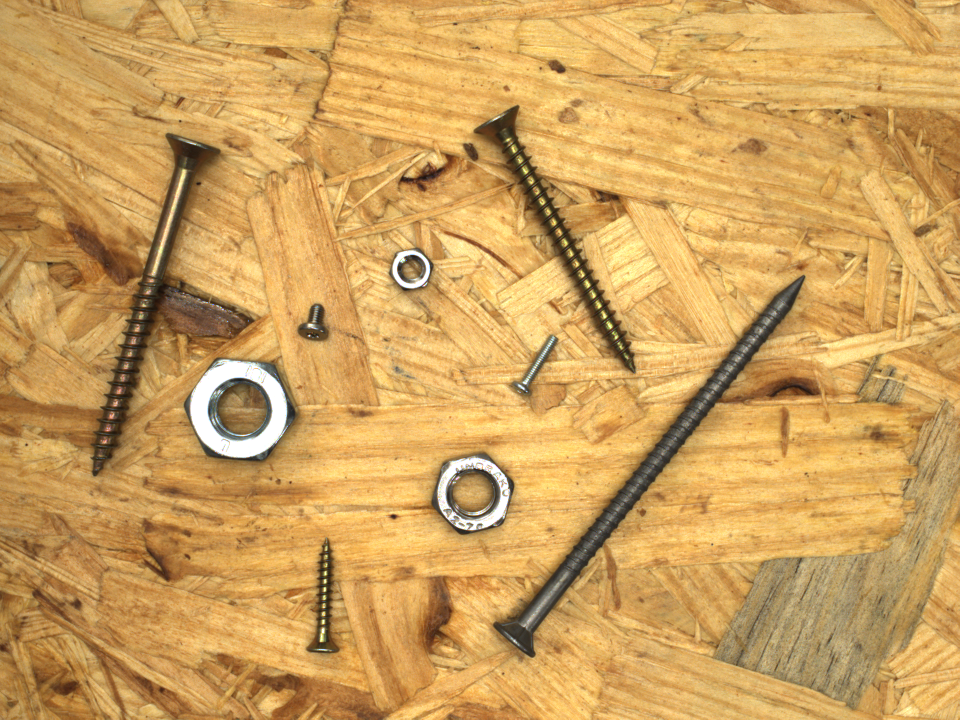
#> input picture Code/test_data/screws_047.png, 1920 x 1440 px (shown at 1/2 size)
$ jupyter execute algorithm_test_1.ipynb   (shell and % lines are left out)
#> lines starting #> are read from the running program, lines starting #| are printed output that depends on the picture; after the words box and inside, x2 and y2 are one past the last pixel; in counts of white or black regions, pixels touching at a corner belong together
[cell 1]
import matplotlib.pyplot as plt   #We use matplotlib library for plotting
import matplotlib.image as mpimg
import matplotlib.colors as clr
import numpy as np
import cv2 as cv

plt.rcParams['figure.figsize'] = [12, 8]
plt.rcParams['figure.dpi'] = 100

[cell 2]
imge = cv.imread("../test_data/screws_047.png", 0)
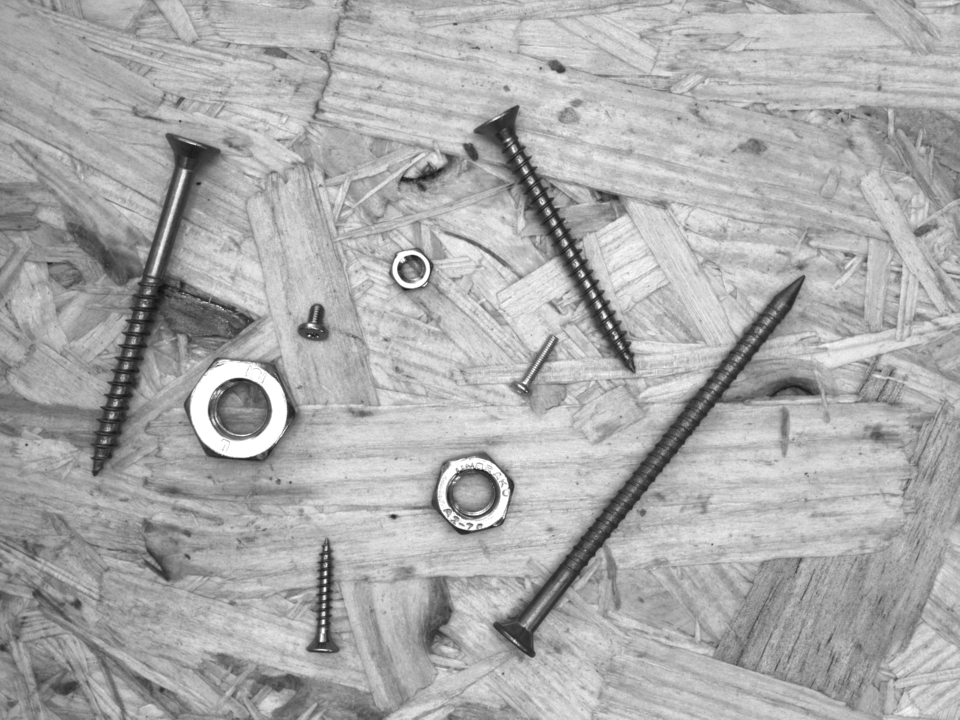
#> imge: shape (1440, 1920) (shown at 1/2 size); min 0, max 255, mean 171
imge = cv.cvtColor(imge, cv.COLOR_BGR2RGB)
#> imge: shape (1440, 1920, 3)
imge = cv.resize(imge, (480, 360))
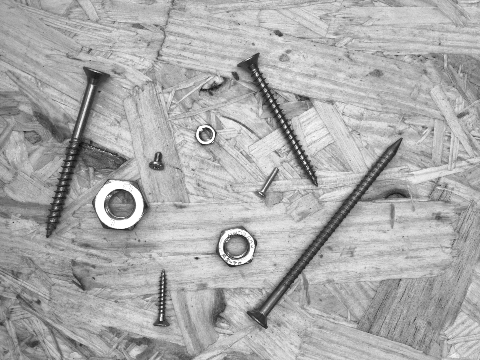
#> imge: shape (360, 480, 3); min 0, max 255, mean 171.1
img = cv.cvtColor(imge, cv.COLOR_RGB2GRAY)

kernel = np.ones((3,3),np.uint8)
img = cv.dilate(img,kernel,iterations = 1)
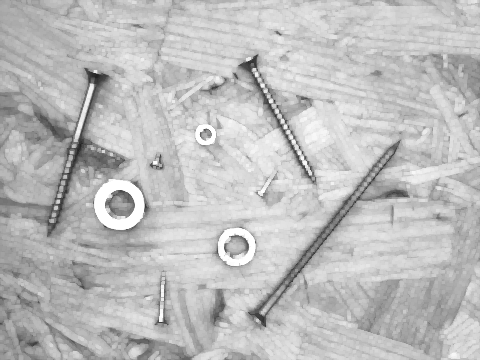
#> img: shape (360, 480); min 34, max 255, mean 189.6
img = cv.equalizeHist(img)
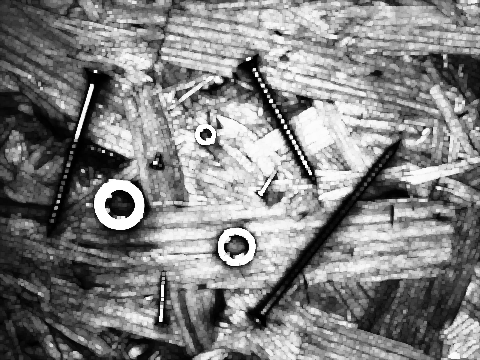
#> img: shape (360, 480); min 0, max 255, mean 128.9
img = cv.dilate(img, kernel, iterations = 1)
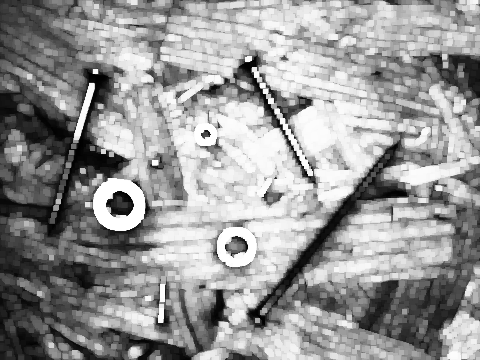
#> img: shape (360, 480); min 0, max 255, mean 151.4
fig, axs = plt.subplots(1,2)
axs[0].imshow(imge, cmap = 'gray')
axs[0].set_title('Original image')
axs[1].imshow(img, cmap = 'gray')
axs[1].set_title('Image after filtering w/ gaussian filter')

[cell 3]
_, thresh = cv.threshold(img, 251, 256, cv.THRESH_BINARY)
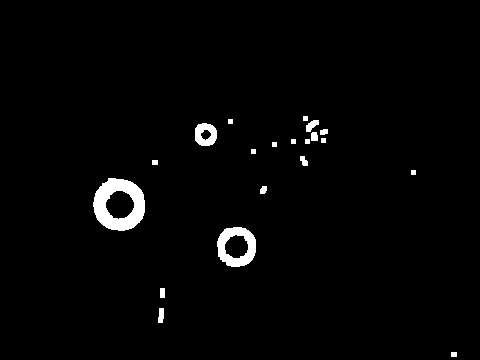
#> thresh: shape (360, 480); 2% white; 20 white regions, largest, box (x1, y1, x2, y2) and area: (93, 178, 145, 231) 1597, (217, 227, 256, 267) 877, (195, 123, 217, 146) 361
kernel = np.ones((5,5), np.uint8)
thresh = cv.erode(thresh, kernel, iterations = 1)
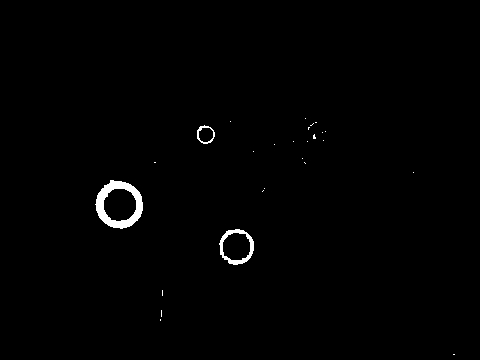
#> thresh: shape (360, 480); 0.86% white; 26 white regions (23 under 20 px)
#thresh = cv.GaussianBlur(thresh, (3,3), 0)
thresh = cv.bilateralFilter(thresh,50,100,100)
plt.imshow(thresh, cmap = 'gray')

[cell 4]
fidelity = False
fidelityValue = 1.7

copy1 = imge.copy()
c, h = cv.findContours(thresh, cv.RETR_TREE, cv.CHAIN_APPROX_SIMPLE)
#> c = 26 contours, 23 with area under 20; largest, box (x1, y1, x2, y2) and area: (77, 162, 162, 247) 5610, (205, 213, 270, 281) 3380, (189, 118, 222, 151) 835; h = 26 rows, first 6: [1, -1, -1, -1], [2, 0, -1, -1], [3, 1, -1, -1], [4, 2, -1, -1], [5, 3, -1, -1], [6, 4, -1, -1]
fidelityRange = 1.4
if fidelity:
    maxArea = .0
    for i in c: # With images it is convenient to know the greater area
        area = cv.contourArea(i)
        if area > maxArea:
            maxArea = area
    fidelityRange = maxArea - (maxArea * fidelityValue) # If objects have same size it prevents false detection

totalContours = 0

br = []
for i in range(len(c)):
    if h[0][i][3] == -1 and cv.contourArea(c[i]) >= fidelityRange:
        totalContours += 1
        approx = cv.approxPolyDP(c[i], 3, True)
        br.append(cv.boundingRect(approx))
#> this loop made 26 passes
#> approx on pass 18: [[314, 134], [313, 138]]
#> after the loop, br = [(205, 213, 65, 68), (77, 162, 85, 85), (313, 134, 2, 5), (189, 118, 33, 33)]; totalContours = 4
for b in br:
    cv.rectangle(copy1, (b[0], b[1]), (b[0] + b[2], b[1] + b[3]), (255, 0, 0), 3)
#> this loop made 4 passes
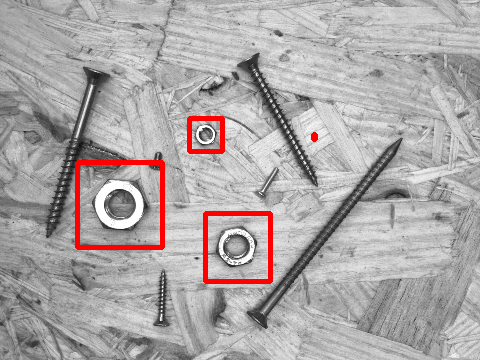
#> copy1: shape (360, 480, 3); 2.15% of pixels changed, all inside (x1, y1, x2, y2) = (75, 116, 318, 284)
plt.imshow(copy1)
print(totalContours)
#| 4

[cell 5]
copy = imge.copy()
size = (np.max(thresh))/16
#> size = 14.31
circles = cv.HoughCircles(thresh, cv.HOUGH_GRADIENT, 1.5, size, param1=300, param2=25, minRadius=0,maxRadius=50)
#> circles = [[119.2, 204.8, 24], [236.2, 248.2, 16.35]]
num = len(circles[0])
#> num = 2
print(len(circles[0]))
#| 2
if circles is not None:
    circles = np.round(circles[0, :]).astype("int")
#> circles = [[119, 205, 24], [236, 248, 16]]

    for (x, y, r) in circles:
        cv.circle(copy, (x, y), r, (0, 0, 255), 2)
        cv.rectangle(copy, (x - 3, y - 3), (x + 3, y + 3), (0, 128, 255), -1)
#> this loop made 2 passes
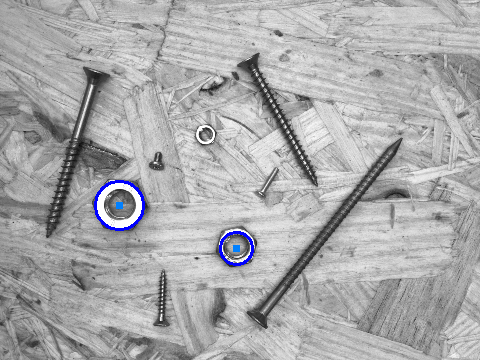
#> copy: shape (360, 480, 3); 0.51% of pixels changed, all inside (x1, y1, x2, y2) = (94, 180, 254, 266)

fig, axs = plt.subplots(2,2)
axs[0,0].imshow(img)
axs[0,0].set_title('Original image')
axs[0,1].imshow(thresh, cmap = 'gray')
axs[0,1].set_title('Grayscale image')
axs[1,0].imshow(thresh, cmap = 'gray')
axs[1,0].set_title('Blur + Morph + Threshold')
axs[1,1].imshow(copy)
axs[1,1].set_title('Image w/ Detected Hough Circles')

[cell 6]
imcopy = imge.copy()

params = cv.SimpleBlobDetector_Params()

params.filterByColor = True
params.blobColor = 0

params.filterByArea = True
params.minArea = 50

params.filterByCircularity = True
params.minCircularity = 0.8

ver = (cv.__version__).split('.')
#> ver = ['4', '13', '0']
if int(ver[0]) < 3:
    detector = cv.SimpleBlobDetector(params)
else:
    detector = cv.SimpleBlobDetector_create(params)

keypoints = detector.detect(thresh)
#> keypoints = 3 keypoints; (x, y, size): (119, 204, 33.2), (236, 246, 28.5), (205, 134, 15.4)

im_with_keypoints = cv.drawKeypoints (imcopy, keypoints, np.array([]), (255,0,0), cv.DRAW_MATCHES_FLAGS_DRAW_RICH_KEYPOINTS)

print("Total number of objects:")
print(len(keypoints))
#| 3

fig, axs = plt.subplots(2,2)
axs[0,0].imshow(imge)
axs[0,0].set_title('Original image')
axs[0,1].imshow(thresh, cmap = 'gray')
axs[0,1].set_title('Grayscale image')
axs[1,0].imshow(thresh, cmap = 'gray')
axs[1,0].set_title('Blur + Morph + Threshold')
axs[1,1].imshow(im_with_keypoints)
axs[1,1].set_title('Image w/ Detected Hough Circles')

$ run again, with Code/test_data/screws_005.png copied over Code/test_data/screws_047.png
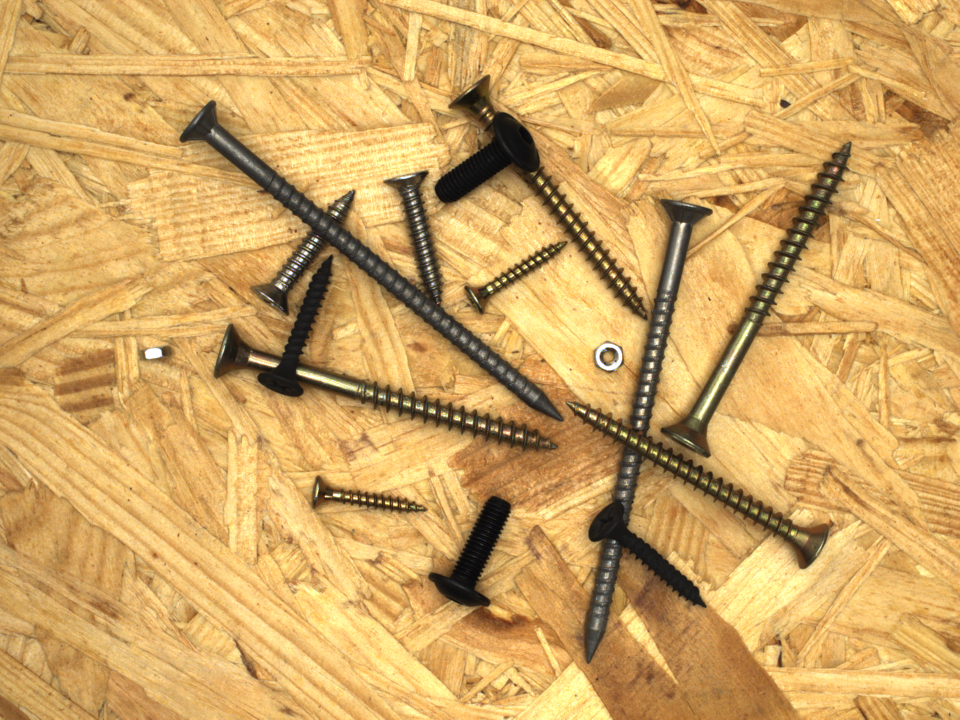
#> input picture Code/test_data/screws_005.png, 1920 x 1440 px (shown at 1/2 size)
#> `thresh = cv.erode(thresh, kernel, iterations = 1)`:
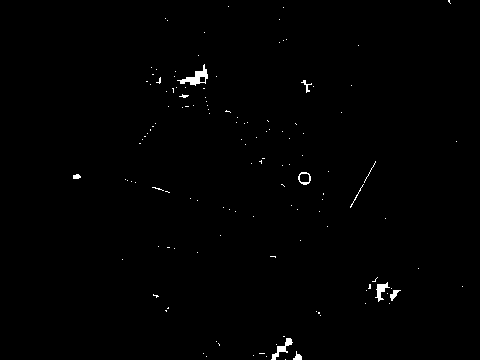
#> thresh: shape (360, 480); 0.61% white; 132 white regions (121 under 20 px)
#> c = 105 contours, 99 with area under 20; largest, box (x1, y1, x2, y2) and area: (165, 53, 223, 106) 2313, (357, 267, 407, 315) 1828, (253, 326, 314, 360) 1535, (298, 172, 311, 185) 116, (299, 173, 310, 183) 84, (73, 174, 81, 179) 22; h = 105 rows, first 6: [1, -1, -1, -1], [2, 0, -1, -1], [3, 1, -1, -1], [4, 2, -1, -1], [5, 3, -1, -1], [6, 4, -1, -1]
#> the loop `for i in range(len(c)):` made 105 passes
#> approx on passes 11, 37, 38, 44, 45, 90, 105: [[153, 294], [158, 296]], [[152, 187], [163, 190]], [[363, 184], [350, 207]], [[80, 176], [76, 174], [73, 178]], [[301, 172], [299, 181], [308, 183], [309, 174]], [[160, 77], [156, 82], [160, 82]], [[448, 0], [450, 3]]
#> after the loop `for i in range(len(c)):`: br = [(253, 326, 61, 34), (153, 294, 6, 3), (359, 268, 48, 45), (152, 187, 12, 4), (350, 184, 14, 24), (73, 174, 8, 5), (299, 172, 11, 12), (303, 80, 9, 13), (156, 77, 5, 6), (165, 53, 57, 53), (448, 0, 3, 4)]; totalContours = 11
#> the loop `for b in br:` made 11 passes
#| 11
#> size = 13.75
#> `circles = cv.HoughCircles(thresh, cv.HOUGH_GRADIENT, 1.5, size, param1..`: circles = [[303.8, 177.8, 6.6]]
#> num = 1
#| 1
#> `circles = np.round(circles[0, :]).astype("int")`: circles = [[304, 178, 7]]
#> the loop `for (x, y, r) in circles:` made 1 pass
#> after the loop `for (x, y, r) in circles:`:
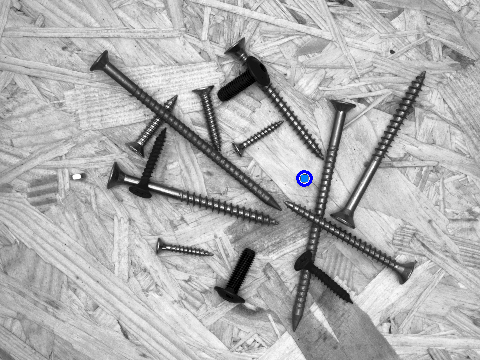
#> copy: shape (360, 480, 3); mean R, G, B 175, 175, 175.2
#> ver = ['4', '13', '0']
#> keypoints = 1 keypoints; (x, y, size): (304, 178, 10.3)
#| 1

$ run again, with Code/test_data/screws_006.png copied over Code/test_data/screws_047.png
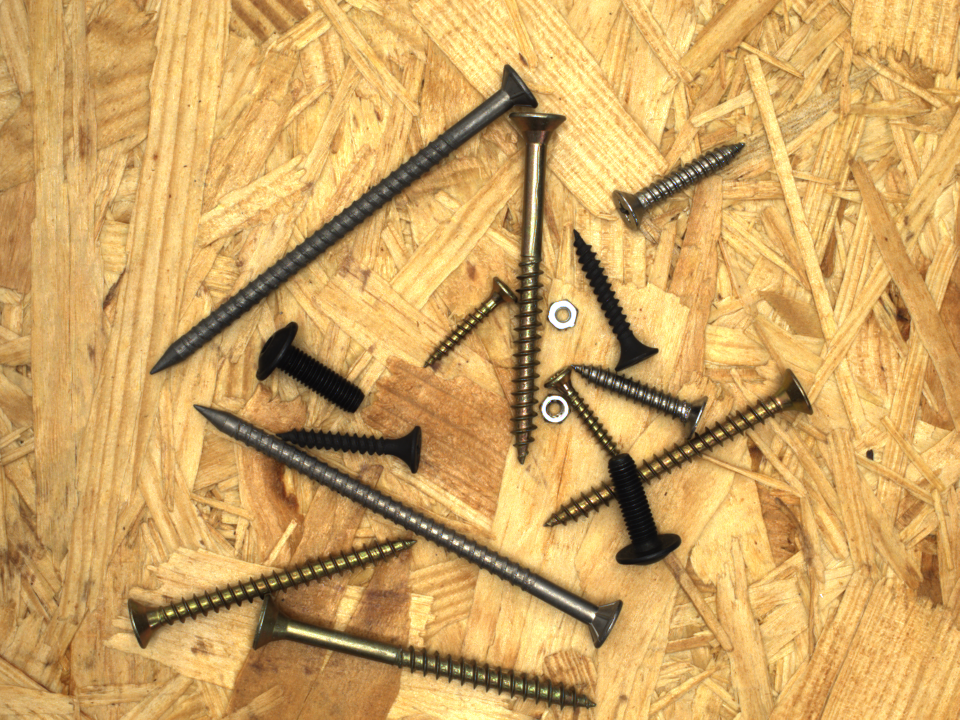
#> input picture Code/test_data/screws_006.png, 1920 x 1440 px (shown at 1/2 size)
#> `thresh = cv.erode(thresh, kernel, iterations = 1)`:
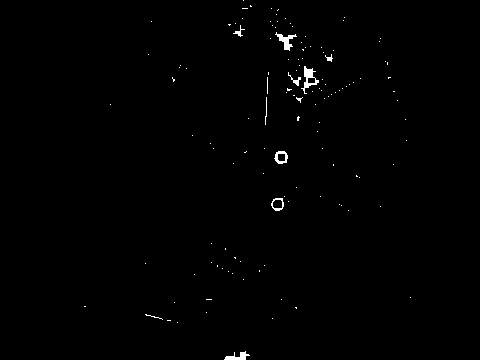
#> thresh: shape (360, 480); 0.57% white; 128 white regions (118 under 20 px)
#> c = 96 contours, 91 with area under 20; largest, box (x1, y1, x2, y2) and area: (261, 16, 335, 108) 4261, (262, 138, 300, 180) 1131, (214, 335, 265, 360) 950, (271, 198, 284, 211) 116, (272, 199, 283, 209) 81; h = 96 rows, first 6: [1, -1, -1, -1], [2, 0, -1, -1], [3, 1, -1, -1], [4, 2, -1, -1], [5, 3, -1, -1], [6, 4, -1, -1]
#> the loop `for i in range(len(c)):` made 96 passes
#> approx on passes 5, 32, 54, 70: [[145, 314], [162, 319]], [[275, 198], [271, 205], [279, 210], [282, 198]], [[298, 116], [297, 120]], [[172, 77], [173, 81]]
#> after the loop `for i in range(len(c)):`: br = [(214, 335, 51, 25), (145, 314, 18, 6), (271, 198, 12, 13), (262, 138, 38, 42), (297, 116, 2, 5), (172, 77, 2, 5), (233, 25, 12, 12), (261, 16, 74, 90)]; totalContours = 8
#> the loop `for b in br:` made 8 passes
#| 8
#> size = 12.81
#> `circles = cv.HoughCircles(thresh, cv.HOUGH_GRADIENT, 1.5, size, param1..`: circles = [[284.2, 78.75, 20.25], [279.8, 101.2, 14.85]]
#> num = 2
#| 2
#> `circles = np.round(circles[0, :]).astype("int")`: circles = [[284, 79, 20], [280, 101, 15]]
#> the loop `for (x, y, r) in circles:` made 2 passes
#> after the loop `for (x, y, r) in circles:`:
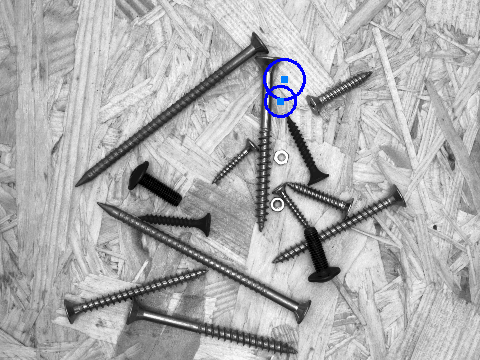
#> copy: shape (360, 480, 3); mean R, G, B 173.4, 173.5, 174.5
#> ver = ['4', '13', '0']
#> keypoints = 2 keypoints; (x, y, size): (277, 204, 10.2), (281, 157, 8.7)
#| 2
